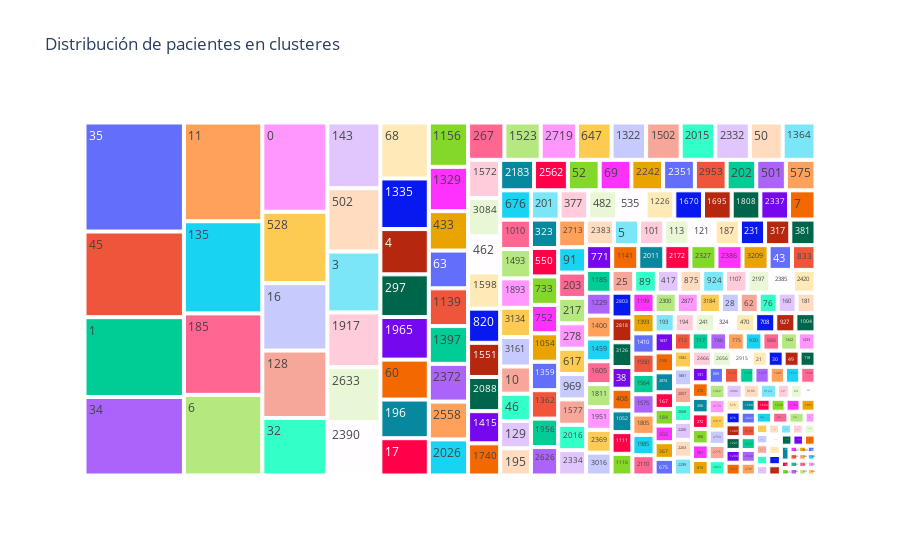

This figure's notebook cell:
### Code cell
# Miramos el histograma de cada categoria en detalle
data = clustering_df[clustering_df['diabetic_label'] == 1]['cluster_label']
plt.figure(figsize=(10, 10))
plt.hist(data, color="#5975A4", bins=len(clusters))
plt.title("Histograma de agrupacion de los valores en clusteres para Pre Diabeticos")
plt.xlabel("Clusters")
plt.ylabel("Frecuencia")
plt.show()

# Visualización de los valores de cluster_label 
ax= px.treemap(clustering_df[clustering_df['diabetic_label'] == 1],path=['cluster_label'],title="Distribución de pacientes en clusteres")
ax.show()

### Figure 1 — Plotly figure (JSON) as saved in the notebook; plotly's stock layout.template omitted (floating-point values rounded to 4 significant figures; data arrays with more than 128 entries replaced by an {"elided": "..."} marker saying what was removed)
{"data": [{"branchvalues": "total", "domain": {"x": [0, 1], "y": [0, 1]}, "hovertemplate": "labels=%{label}<br>count=%{value}<br>parent=%{parent}<br>id=%{id}<extra></extra>", "ids": {"elided": "280 str values"}, "labels": {"elided": "280 str values"}, "name": "", "parents": {"elided": "280 str values"}, "type": "treemap", "values": {"elided": "280 int values"}}], "layout": {"legend": {"tracegroupgap": 0}, "title": {"text": "Distribución de pacientes en clusteres"}}}
